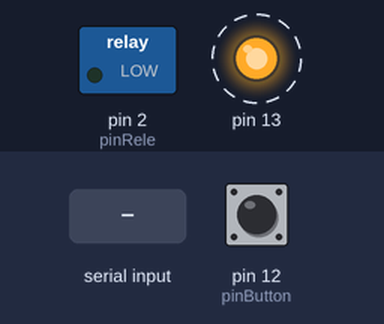
Bench run of a sketch on a simulated Arduino Uno, built with avr-gcc and run on an emulated ATmega328P. Shown: switched loads named in the sketch (green lamp = pin HIGH), output pins drawn as LEDs (lit = HIGH). Dashed ring = blinking. Inputs (shaded band) come from the test bench; at power-on: pin 12 (pinButton) LOW. What the sketch prints to the serial monitor is not drawn.

Above: at 1.36 s.
1.4 s: pin 12 (pinButton) pulled HIGH for 3.2 s
At 2.2 s:
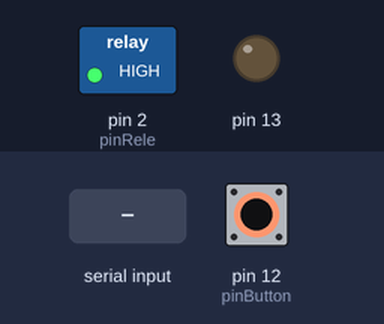
At 5.41 s:
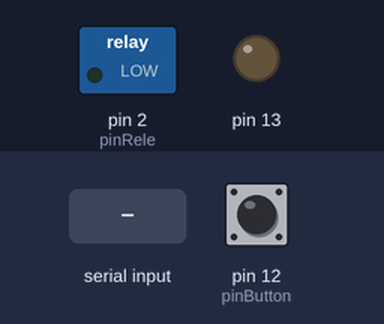
6.1 s: "90,45\n" received over Serial
9.1 s: "0\n" received over Serial
Timing chart, 0 to 18.1 s (numbered marks = the images above; inputs shaded):
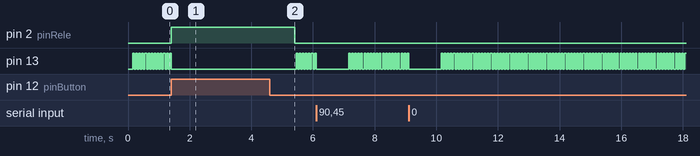

Measured:
- after the input at 1.4 s, pin 2 (pinRele): LOW → HIGH at once, → LOW 4.0 s later
- by itself, pin 13: repeats every 0.10 s: HIGH 0.05 s, LOW 0.05 s

The sketch:

arduino-doppler.ino
```cpp
#include <EEPROM.h>

const int addr = 0;
const int pinRele = 2;
const int pinButton = 12;

byte velMax;
long velocidade;
String receiveData;
String receiveOld;
bool bCmdDoppler;

void setup() {
  Serial.begin(9600);
  while (!Serial);

  pinMode(pinRele, OUTPUT);

  pinMode(pinButton, INPUT);

  pinMode(13, OUTPUT);
  digitalWrite(13, LOW);

  velMax = EEPROM.read(addr);
  delay(100);
  Serial.println("VELMAX#" + String(velMax));

  bCmdDoppler = false;
}

void loop() {

  if (digitalRead(pinButton) == HIGH)
  {
    digitalWrite(pinRele, HIGH);
    delay(1000);
    digitalWrite(pinRele, LOW);
    return;
  }

  if (Serial.available() > 0)
  {
    receiveData = Serial.readString();

    //Checa se é um comando para o Doppler.
    if (receiveData.indexOf('*') > 0)
    {
      //Buypass do comando Doppler.
      String sensibilidade = receiveData.substring(receiveData.indexOf('*') + 1);
      Serial.print(sensibilidade + "\n");
      bCmdDoppler = true;
      return;
    }

    //Checa se é um comando de velocidade.
    if (receiveData.indexOf('#') > 0)
    {
      String vel = receiveData.substring(receiveData.indexOf('#') + 1);
      long iVel = vel.toInt();
      if (iVel != 0)
      {
        EEPROM.update(addr, iVel);
        delay(100);
        velMax = EEPROM.read(addr);
        delay(100);
        Serial.println("ACK#" + vel + "#Km/h");
      }
      else
      {
        Serial.println("NACK#" + vel + "#Km/h");
      }
    }
    else
    {
      //Se não for um comando.
      if (receiveData != receiveOld)
      {
        receiveOld = receiveData;

        //Get velocity.
        long lVelMax = velMax;
        velocidade = receiveData.toInt();

        if (bCmdDoppler)
        {
          if (velocidade == 0)
            Serial.println("DPP*SEN*" + String(receiveData));
          else
            Serial.println("DPP*SEN*" + String(velocidade));

          bCmdDoppler = false;
          return;
        }

        //Checa se a velocidade é válida.
        if ((velocidade == 0) )
        {
          Serial.println(receiveData);
          return;
        }

        //Checa se é um afastamento
        if (velocidade < 0)
        {
          velocidade = (velocidade * -1);
        }

        if (velocidade > lVelMax )
        {
          Serial.print("VEL#ACIMA#" + String(velocidade) + "#Km/h");
          digitalWrite(pinRele, HIGH);
          delay(1000);
          digitalWrite(pinRele, LOW);
        }
        else
        {
          Serial.print("VEL#ABAIXO#" + String(velocidade) + "#Km/h");
        }
      }
    }
  }

  delay(50);
  digitalWrite(13, HIGH);
  delay(50);
  digitalWrite(13, LOW);
}
```
